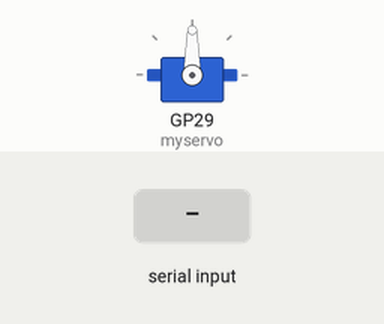
Recording of a sketch running on a simulated Raspberry Pi Pico. Parts: servo. The test bench sets the inputs (shaded band). What the sketch prints to the serial monitor is not drawn.

Above: at 3.2 s.
3.3 s: "200\n" received over the second serial link
At 3.8 s:
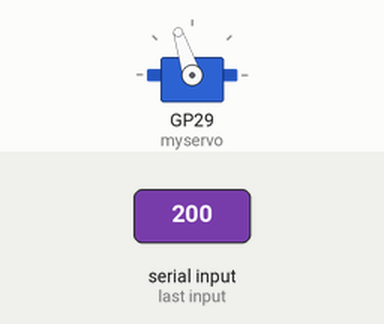
4.8 s: "5\n" received over the second serial link
At 6.2 s:
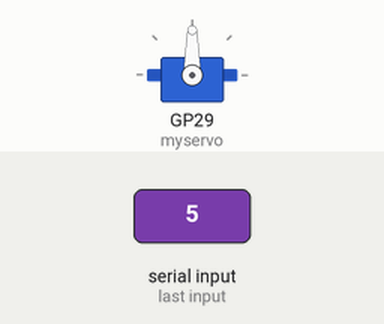
Timing chart, 0 to 7.8 s (numbered marks = the images above; inputs shaded):
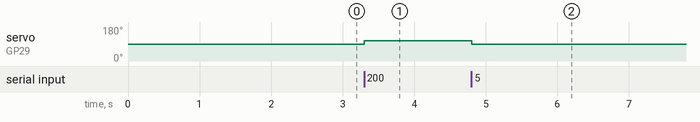

The sketch:

RP2040_TX16S-servo-mod.ino
```cpp
// (licence header left out)
extern "C" {
#include <hardware/watchdog.h>
};

//#define DEBUG  // uncomment to get debug prints on serial port

#include <Servo.h>

Servo myservo;  // create servo object to control a servo

float fangle = 0.0; // value received from the lua script is a string of a float
int angle = 1500; //  servo angle in µsec
int anglePrec = 1500; // previous servo angle


void setup(){
  Serial.begin(115200);
  delay(2000);
  Serial.println("In setup");

  // init serial1 on pins 0 and 1
  Serial1.setRX(1);
  Serial1.setTX(0);

  Serial1.setFIFOSize(128);
  Serial1.begin(115200);

  // initialize the servo on pin 29
  //servo.attach(broche, impuls_min, impuls_max);
     myservo.attach(29, 500,2500);

  // set the watchdog to 0.5 sec
  rp2040.wdt_begin(500);

}

void loop(){

 // Serial.println("In loop");

// clear the watchdog
  rp2040.wdt_reset();

// read data arriving from TX16S telemetry  via AUX1 port and manage them
      String rxValue = "";
      char c;
      if (Serial1.available() > 0)
      {
        rxValue = Serial1.readStringUntil('\n');
      }

      String test = "";
      if (rxValue.length() > 0)
      {


        for (int i = 0; i < rxValue.length(); i++)
        {


          test = test + rxValue[i];

        }
#ifdef DEBUG

        Serial.print("Received : ");
        Serial.println(test);
#endif
        // convert the string to float
        char floatbuf[32]; // make this at least big enough for the whole string
        test.toCharArray(floatbuf, sizeof(floatbuf));
        fangle = atof(floatbuf);  // ATOF retourne zero si la chaine ne représente pas un float
        angle = int(fangle);


#ifdef DEBUG
Serial.print("angle : ");
      Serial.println(angle);
#endif

      }
        int microsec = angle+1500;
        //if (microsec > 2400) microsec = 2400;
        //if (microsec < 600) microsec = 600;

 #ifdef DEBUG
        Serial.print("microsec : ");
        Serial.println(microsec);
#endif
      if (angle != anglePrec) {


        // move the servo accordingly
        myservo.writeMicroseconds(microsec);
        anglePrec = angle;
      }

    delay(3);

}
```

Measured:
- after the input at 3.3 s, servo on GP29 (myservo): 90° → 108° at once
- after the input at 4.8 s, servo on GP29 (myservo): 108° → 90° at once
